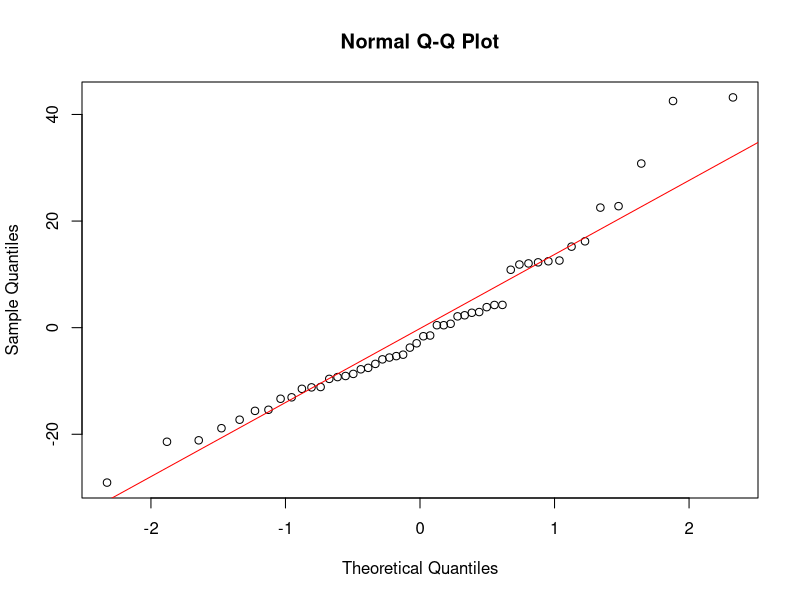
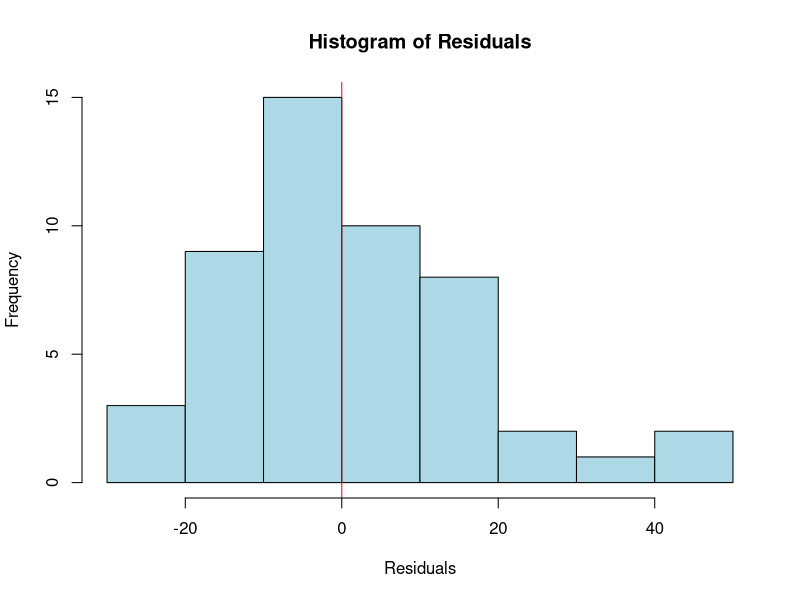

Reproduce these figures in R, in order.
# class function to determing the class of an object

teams <-  c("PHL", "OAK", "NYJ", "SCR", "CHC")

w <-  c(10, 20, 30, 40, 50)

L <-  c(40, 60, 80, 10, 20)

df <-  data.frame(teams, w, L)
df

class(teams)
class(w)
class(L)
class(df)


# models and formulas

y ~ x1 + x2 + x3... + xn  #  formula object.

# dve into the car datase in base r

car.lm <-  lm(formula = dist ~ speed, data = cars)
car.lm

summary(car.lm)
qqnorm(residuals(car.lm))
qqline(residuals(car.lm),
       col = "red")
plothist <- hist(residuals(car.lm),
                 col = "lightblue",
                 main = "Histogram of Residuals",
                 xlab = "Residuals")
abline(v = 0, col = "red")
plothist

#normality test

shapiro.test(residuals(car.lm))  # p-value > 0.05, residuals are normally, if p-value < 0.05, residuals are not normally

